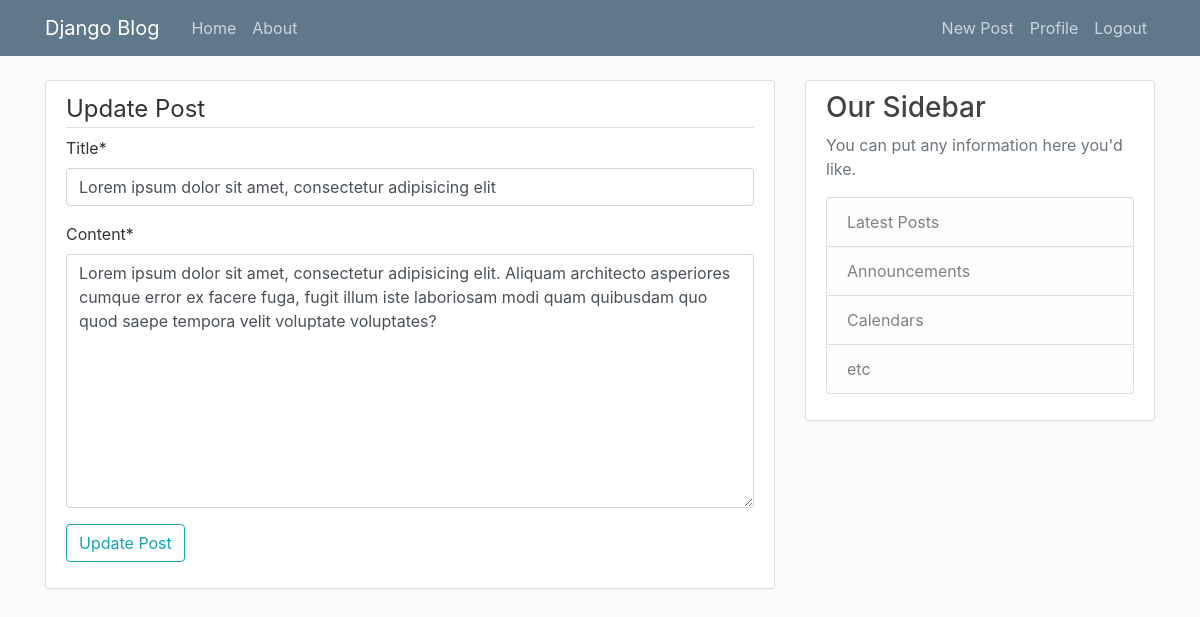
Page /update-post/8 (signed in) on the committed database.
### blog/models.py (models this page shows, shortened)
class PostModel(models.Model):
    title = models.CharField(max_length=100)
    content = models.TextField()
    date_posted = models.DateTimeField(default=timezone.now)
    author = models.ForeignKey(User, on_delete=models.CASCADE)

### blog/views.py (the view, shortened to what this page needs)
# urls.py: path('update-post/<int:pk>', views.PostUpdateView.as_view(), name="update-post"),
class PostUpdateView(LoginRequiredMixin, UserPassesTestMixin, UpdateView):
    model = PostModel
    fields = ['title', 'content']
    template_name = 'blog/update_post.html'
    def test_func(self):
        post = self.get_object()
        if self.request.user == post.author:
            return True
        return False

### blog/templates/blog/update_post.html (shortened to what this page needs)
{% extends 'base.html' %}
{% load crispy_forms_tags %}
{% block content %}
    <div class="content-section">
        <form action="" method="POST">
             <fieldset>
                <legend class="border-bottom md-5">
                    Update Post
                </legend>
                <div class="form-group">
                    {{ form|crispy }}
                </div>
            </fieldset>
            <div class="form-group">
                <button type="submit" class="btn btn-outline-info"> Update Post </button>
            </div>
        </form>
    </div>
{% endblock content%}

### static/css/main.css (style rules this page uses)
body { background: #fafafa; color: #333333; margin-top: 5rem; }
.content-section { background: #ffffff; padding: 10px 20px; border: 1px solid #dddddd; border-radius: 3px; margin-bottom: 20px; }

### rows in the picture
PostModel: title "Lorem ipsum dolor sit amet, consectetur adipisicing elit", content "Lorem ipsum dolor sit amet, consectetur adipisicing elit. Aliquam architecto asperiores cumque error ex facere fuga, fugit illum iste laboriosam modi quam quibusdam quo quod saepe tempora velit voluptate voluptates?"
